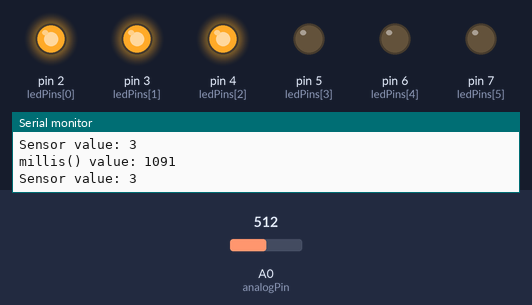
The sketch below on a simulated Arduino Uno, built with avr-gcc and run on an emulated ATmega328P. Shown: output pins drawn as LEDs (lit = HIGH), the last lines printed to the serial monitor. The inputs (shaded band) are chosen by the test bench; at power-on: A0 (analogPin) = 512.

Above: at 1.2 s.
1.3 s: A0 (analogPin) set to 573
2.8 s: A0 (analogPin) set to 593
At 3.3 s:
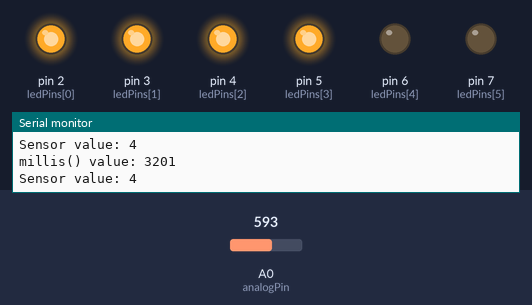
4.3 s: A0 (analogPin) set to 306
At 5.5 s:
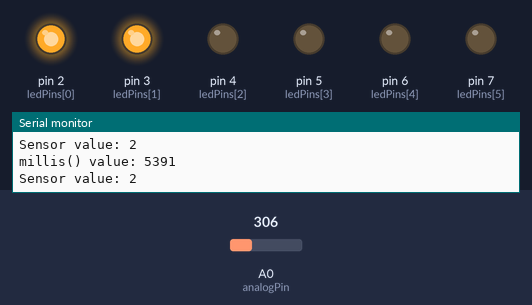
5.8 s: A0 (analogPin) set to 281
At 6.8 s:
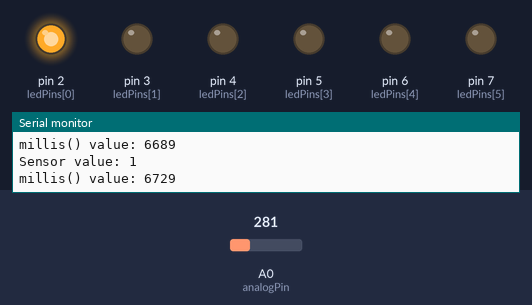
7.3 s: A0 (analogPin) set to 157
10.3 s: A0 (analogPin) set to 132
At 10.7 s:
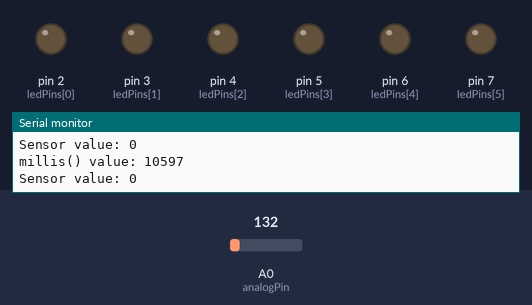
Timing chart, 0 to 12.8 s (numbered marks = the images above; inputs shaded):
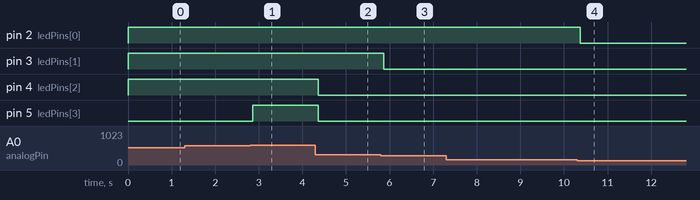

The sketch:

MY_LevelIndicatorWithLeds.ino
```cpp
// these constants won't change:
const int analogPin = A0;   // the pin that the potentiometer is attached to
const int ledCount = 6;    // the number of LEDs in the bar graph
int ledPins[] = {
  2, 3, 4, 5, 6, 7, 8, 9, 10, 11
};   // an array of pin numbers to which LEDs are attached


void setup() {
  // put your setup code here, to run once:
 Serial.begin (9600);
  // loop over the pin array and set them all to output:
  for (int thisLed = 0; thisLed < ledCount; thisLed++) {
    pinMode(ledPins[thisLed], OUTPUT);
  }
}

void loop() {
  // put your main code here, to run repeatedly:
  int myReading = analogRead(analogPin);
  int level = map(myReading,0,1023,0,ledCount+1);
  String stringOne = "Sensor value: ";
  String stringThree = stringOne + level;
  Serial.println(stringThree);
  long currentTime = millis();
  stringOne = "millis() value: ";
  stringThree = stringOne + millis();
  Serial.println(stringThree);
  //Serial.println(String ("level" + level));
  for (int ledLoop=0; ledLoop<ledCount;ledLoop++){
    if (level >ledLoop) {
        digitalWrite(ledPins[ledLoop],HIGH);
      }
    else {
         digitalWrite(ledPins[ledLoop],LOW);
    }
  }
}
```

Measured:
- the behaviour switches between 584 and 585 on A0 (analogPin) (found by bisection; images 0 and 1)
- the behaviour switches between 293 and 292 on A0 (analogPin) (found by bisection; images 2 and 3)
- the behaviour switches between 147 and 146 on A0 (analogPin) (found by bisection; images 3 and 4)
- after the input at 2.8 s, pin 5 (ledPins[3]): LOW → HIGH after 0.06 s
- after the input at 4.3 s, pin 4 (ledPins[2]), pin 5 (ledPins[3]): HIGH → LOW after 0.06 s
- after the input at 5.8 s, pin 3 (ledPins[1]): HIGH → LOW after 0.06 s
- after the input at 10.3 s, pin 2 (ledPins[0]): HIGH → LOW after 0.07 s
